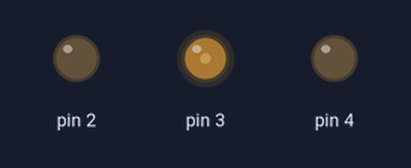
A sketch run on a simulated Arduino Uno, built with avr-gcc and run on an emulated ATmega328P. Shown: output pins drawn as LEDs (lit = HIGH).

Above: at 0.05 s.
At 5.95 s:
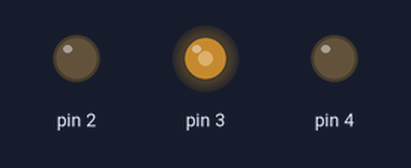
At 9.45 s:
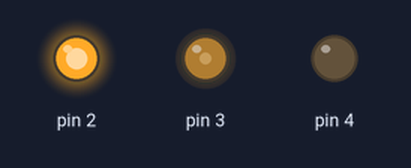
At 18.85 s:
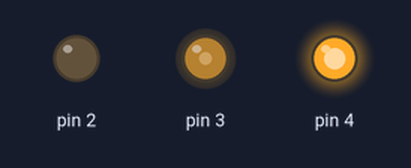
At 30.45 s:
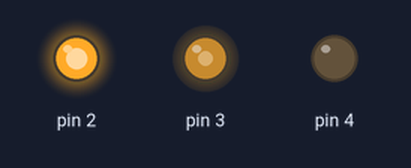
At 39.85 s:
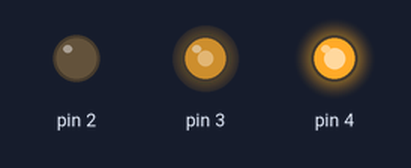
Timing chart, 0 to 40.0 s (numbered marks = the images above):
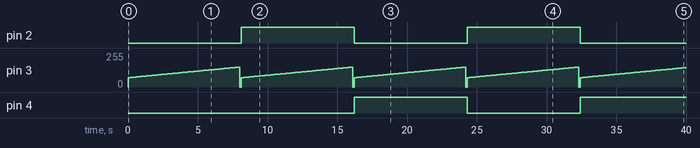

The sketch:

motor_sample1.ino
```cpp
void Motor_speed(int s);
void Motor_turn(int t);

void setup()
{
  // put your setup code here, to run once:
  pinMode(2, OUTPUT);
  //pinMode(3, OUTPUT);
  pinMode(4, OUTPUT);
}

void loop()
{
  // put your main code here, to run repeatedly:
  static int i = 0, t = 70;

  if(t == 150) {
    t = 70;
    Motor_speed(0);
    delay(100);
    if(i == 1) {
      Motor_turn('r');
      i = 0;
    } else {
      Motor_turn('l');
      i = 1;
    }
  }
  Motor_speed(t++);
  //delayMicroseconds(100);
  delay(100);

  return;
}

void Motor_speed(int s)
{
  if(s <= 0 || s > 255) s = 0;
  analogWrite(3, s);

  return;
}

void Motor_turn(int t)
{
  if(t == 'r') {
    digitalWrite(2, LOW);
    digitalWrite(4, HIGH);
  } else if(t == 'l') {
    digitalWrite(2, HIGH);
    digitalWrite(4, LOW);
  } else {
    digitalWrite(2, LOW);
    digitalWrite(4, LOW);
  }
}
```

Measured:
- by itself, pin 2: alternates HIGH for 8.1 s and LOW for 8.1 s
- by itself, pin 3: ramps from 0/255 to 149/255 and jumps back, once every 8.1 s
- by itself, pin 4: LOW → HIGH at 16.2 s, → LOW 8.1 s later, → HIGH 8.1 s later
